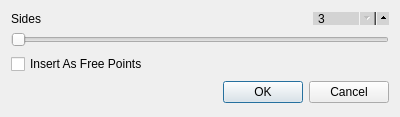
<?xml version="1.0" encoding="UTF-8"?>
<ui version="4.0">
 <class>Dialog</class>
 <widget class="QDialog" name="Dialog">
  <property name="geometry">
   <rect>
    <x>0</x>
    <y>0</y>
    <width>400</width>
    <height>117</height>
   </rect>
  </property>
  <property name="windowTitle">
   <string>Choose Sides</string>
  </property>
  <layout class="QVBoxLayout" name="verticalLayout">
   <item>
    <layout class="QVBoxLayout" name="verticalLayout_7">
     <item>
      <layout class="QHBoxLayout" name="horizontalLayout_10">
       <item>
        <widget class="QLabel" name="label_23">
         <property name="text">
          <string>Sides</string>
         </property>
        </widget>
       </item>
       <item>
        <widget class="QSpinBox" name="sides_spin">
         <property name="styleSheet">
          <string notr="true">QSpinBox {
	max-height: 11px;
	min-height: 11px;
    min-width: 60px;
    max-width: 60px;
    padding-right: 10px;
    background-color: lightgray;
    padding-top: -2px;
    padding-bottom: -2px;
}

QSpinBox::up-button {
  subcontrol-origin: padding;
  subcontrol-position: right center;
  left: 7px;
  height: 18px;
  width: 18px;
}

QSpinBox::down-button {
  subcontrol-origin: content;
  subcontrol-position: right center;
  left: 0px;
  top: 0px;
  height: 18px;
  width: 18px;
}

</string>
         </property>
         <property name="minimum">
          <number>3</number>
         </property>
         <property name="maximum">
          <number>100</number>
         </property>
         <property name="value">
          <number>3</number>
         </property>
        </widget>
       </item>
      </layout>
     </item>
     <item>
      <widget class="QSlider" name="sides_slider">
       <property name="styleSheet">
        <string notr="true"/>
       </property>
       <property name="minimum">
        <number>3</number>
       </property>
       <property name="maximum">
        <number>50</number>
       </property>
       <property name="singleStep">
        <number>1</number>
       </property>
       <property name="orientation">
        <enum>Qt::Horizontal</enum>
       </property>
      </widget>
     </item>
    </layout>
   </item>
   <item>
    <widget class="QCheckBox" name="checkBox">
     <property name="text">
      <string>Insert As Free Points</string>
     </property>
    </widget>
   </item>
   <item>
    <widget class="QDialogButtonBox" name="buttonBox">
     <property name="orientation">
      <enum>Qt::Horizontal</enum>
     </property>
     <property name="standardButtons">
      <set>QDialogButtonBox::Cancel|QDialogButtonBox::Ok</set>
     </property>
    </widget>
   </item>
  </layout>
 </widget>
 <resources/>
 <connections>
  <connection>
   <sender>buttonBox</sender>
   <signal>accepted()</signal>
   <receiver>Dialog</receiver>
   <slot>accept()</slot>
   <hints>
    <hint type="sourcelabel">
     <x>248</x>
     <y>254</y>
    </hint>
    <hint type="destinationlabel">
     <x>157</x>
     <y>274</y>
    </hint>
   </hints>
  </connection>
  <connection>
   <sender>buttonBox</sender>
   <signal>rejected()</signal>
   <receiver>Dialog</receiver>
   <slot>reject()</slot>
   <hints>
    <hint type="sourcelabel">
     <x>316</x>
     <y>260</y>
    </hint>
    <hint type="destinationlabel">
     <x>286</x>
     <y>274</y>
    </hint>
   </hints>
  </connection>
 </connections>
</ui>
